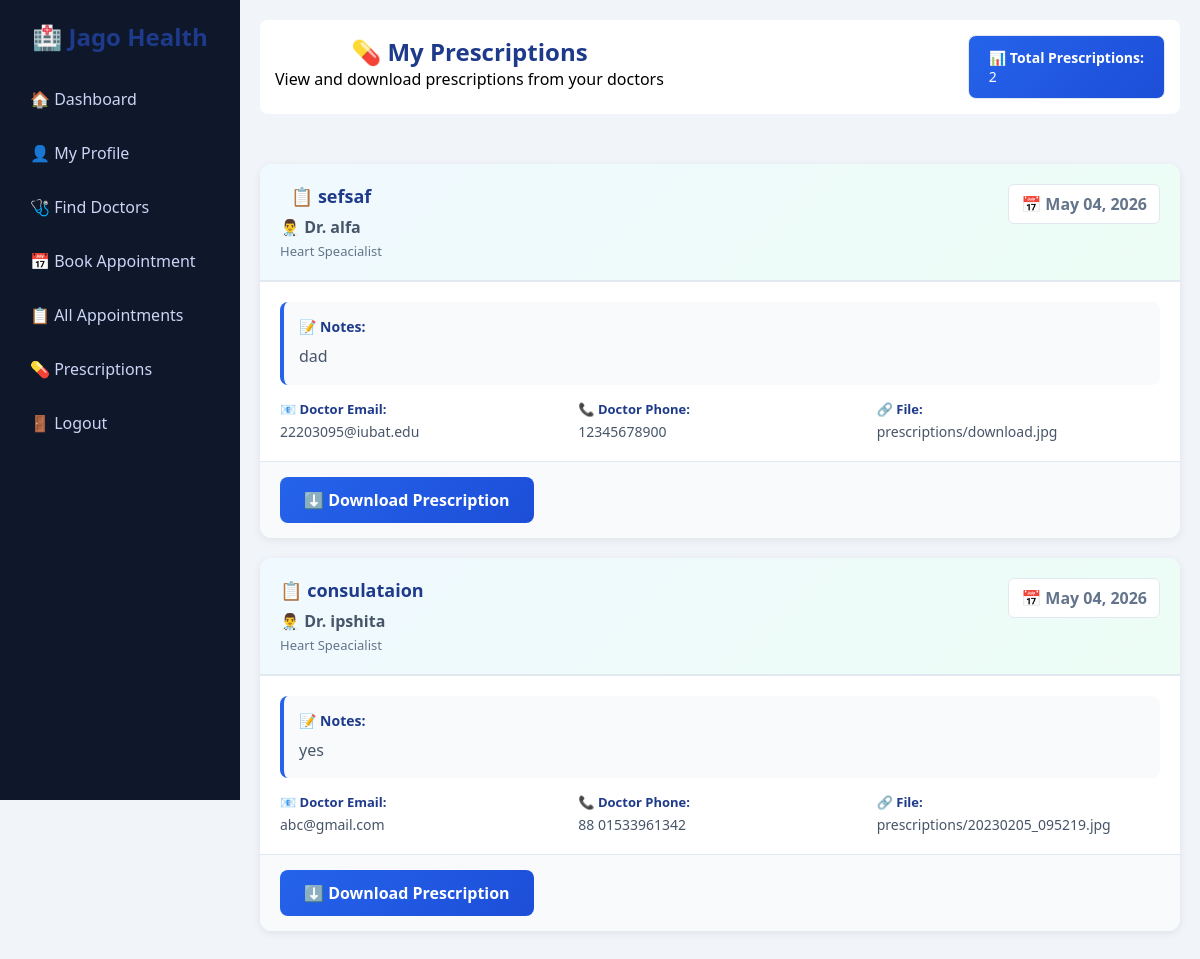
The app's page /prescriptions/ (signed in) with its own data.
### accounts/models.py (models this page shows, shortened)
class Prescription(models.Model):
    appointment = models.ForeignKey(Appointment, on_delete=models.CASCADE, related_name='prescriptions')
    doctor = models.ForeignKey(CustomUser, on_delete=models.CASCADE, related_name='prescriptions_created', limit_choices_to={'role': 'doctor'})
    patient = models.ForeignKey(CustomUser, on_delete=models.CASCADE, related_name='prescriptions_received', limit_choices_to={'role': 'patient'})
    title = models.CharField(max_length=200)
    description = models.TextField(blank=True, null=True)
    prescription_file = models.FileField(upload_to='prescriptions/')
    created_at = models.DateTimeField(auto_now_add=True)
    updated_at = models.DateTimeField(auto_now=True)
    class Meta:
        ordering = ['-created_at']

class CustomUser(AbstractUser):
    ROLE_CHOICES = (
        ('doctor', 'Doctor'),
        ('patient', 'Patient'),
        ('admin', 'Admin'),
    )
    role = models.CharField(max_length=10, choices=ROLE_CHOICES)
    phone = models.CharField(max_length=15)
    specialization = models.CharField(max_length=100, blank=True, null=True)
    age = models.IntegerField(blank=True, null=True)
    bio = models.TextField(blank=True)
    profile_image = models.ImageField(upload_to='profiles/', default='default.png')
    is_verified = models.BooleanField(default=False)

### accounts/views.py (the view)
# urls.py: path('prescriptions/', views.patient_prescriptions, name='patient_prescriptions'),
@login_required
def patient_prescriptions(request):
    prescriptions = Prescription.objects.filter(patient=request.user).order_by('-created_at')
    prescription_count = prescriptions.count()
    context = {
        'prescriptions': prescriptions,
        'prescription_count': prescription_count,
    }
    return render(request, 'patient_prescriptions.html', context)

### templates/patient_prescriptions.html (shortened to what this page needs)
{% load static %}
<!DOCTYPE html>
<html lang="en">
<head>
    <link rel="stylesheet" href="{% static 'css/style.css' %}">
    <link rel="stylesheet" href="{% static 'css/dashboard_extra.css' %}">
    <link rel="stylesheet" href="{% static 'css/appointments.css' %}">
</head>
<body>
<div class="dashboard">
    <div class="sidebar">
        <h2>🏥 Jago Health</h2>
        <ul>
            <li><a href="{% url 'patient_dashboard' %}">🏠 Dashboard</a></li>
            <li><a href="{% url 'profile' %}">👤 My Profile</a></li>
            <li><a href="{% url 'doctor_list' %}">🩺 Find Doctors</a></li>
            <li><a href="{% url 'book_appointment' %}">📅 Book Appointment</a></li>
            <li><a href="{% url 'patient_all_appointments' %}">📋 All Appointments</a></li>
            <li><a href="{% url 'patient_prescriptions' %}" class="active">💊 Prescriptions</a></li>
            <li><a href="{% url 'logout' %}">🚪 Logout</a></li>
        </ul>
    </div>
    <div class="main">
        <div class="topbar">
            <div class="topbar-content">
                <div>
                    <h2>💊 My Prescriptions</h2>
                    <p>View and download prescriptions from your doctors</p>
                </div>
                <div class="topbar-stats">
                    <span class="stat-box prescription-count">
                        <strong>📊 Total Prescriptions:</strong> {{ prescription_count }}
                    </span>
                </div>
            </div>
        </div>
        <div class="appointments-section prescriptions-section">
            {% if prescriptions %}
                <div class="prescriptions-list">
                    {% for prescription in prescriptions %}
                        <div class="prescription-card">
                            <div class="card-header prescription-header">
                                <div class="prescription-title-info">
                                    <h3>📋 {{ prescription.title }}</h3>
                                    <p class="doctor-name">👨‍⚕️ Dr. {{ prescription.doctor.first_name|default:prescription.doctor.username }}</p>
                                    <p class="doctor-spec">{{ prescription.doctor.specialization|default:"General Practitioner" }}</p>
                                </div>
                                <span class="date-badge">
                                    📅 {{ prescription.created_at|date:"M d, Y" }}
                                </span>
                            </div>
                            <div class="prescription-body">
                                {% if prescription.description %}
                                    <div class="description-box">
                                        <h4>📝 Notes:</h4>
                                        <p>{{ prescription.description }}</p>
                                    </div>
                                {% endif %}
                                <div class="prescription-meta">
                                    <div class="meta-item">
                                        <span class="meta-label">📧 Doctor Email:</span>
                                        <span class="meta-value">{{ prescription.doctor.email }}</span>
                                    </div>
                                    <div class="meta-item">
                                        <span class="meta-label">📞 Doctor Phone:</span>
                                        <span class="meta-value">{{ prescription.doctor.phone }}</span>
                                    </div>
                                    <div class="meta-item">
                                        <span class="meta-label">🔗 File:</span>
                                        <span class="meta-value">{{ prescription.prescription_file.name }}</span>
                                    </div>
                                </div>
                            </div>
                            <div class="card-actions prescription-actions">
                                <a href="{% url 'download_prescription' prescription.id %}" class="btn-download">
                                    ⬇️ Download Prescription
                                </a>
                            </div>
                        </div>
                    {% endfor %}
                </div>
            {% endif %}
        </div>
    </div>
</div>
</body>
</html>

### static/css/style.css (style rules this page uses)
* { margin: 0; padding: 0; box-sizing: border-box; }
body { font-family: 'Segoe UI', sans-serif; background: #f8fafc; }
body { font-family: 'Segoe UI', Tahoma, Geneva, Verdana, sans-serif; background: linear-gradient(to right, #dbeafe, #f0fdf4); height: 100vh; }
.dashboard { display: flex; font-family: 'Segoe UI', sans-serif; }
.sidebar { width: 230px; height: 100vh; background: #1e293b; color: white; padding: 20px; }
.sidebar h2 { text-align: center; margin-bottom: 30px; }
.sidebar ul { list-style: none; }
.sidebar ul li { margin: 15px 0; }
.sidebar ul li a { color: #cbd5f5; text-decoration: none; display: block; padding: 10px; border-radius: 6px; transition: 0.3s; }
.main { flex: 1; background: #f1f5f9; padding: 20px; }
.topbar { background: white; padding: 15px; border-radius: 8px; margin-bottom: 20px; }
.dashboard { display: flex; height: 100vh; }
.sidebar { width: 240px; background: #0f172a; color: white; padding: 20px; }
.sidebar h2 { text-align: center; margin-bottom: 25px; }
.sidebar ul li { margin: 12px 0; }
.sidebar ul li a { color: #cbd5f5; text-decoration: none; padding: 10px; display: block; border-radius: 6px; transition: 0.3s; }
.main { flex: 1; padding: 20px; background: #f1f5f9; }

### static/css/dashboard_extra.css (style rules this page uses)
body { font-family: 'Segoe UI', sans-serif; background: #f1f5f9; margin: 0; }
h2, h3 { text-align: center; color: #1e3a8a; }

### static/css/appointments.css (style rules this page uses)
.appointments-section { padding: 30px 0; }
.card-header { background: linear-gradient(135deg, #f0f9ff 0%, #ecfdf5 100%); padding: 20px; display: flex; justify-content: space-between; align-items: flex-start; border-bottom: 2px solid #e2e8f0; }
.card-actions { padding: 15px 20px; background: #f8fafc; border-top: 1px solid #e2e8f0; display: flex; gap: 10px; flex-wrap: wrap; }
.topbar-content { display: flex; justify-content: space-between; align-items: flex-start; gap: 20px; }
.topbar-stats { display: flex; gap: 15px; flex-wrap: wrap; }
.stat-box { background: linear-gradient(135deg, #f0f9ff 0%, #ecfdf5 100%); padding: 12px 20px; border-radius: 8px; color: #1e3a8a; font-size: 14px; border: 1px solid #e2e8f0; }
.stat-box strong { display: block; color: #1e3a8a; font-weight: 600; }

### templates/patient_prescriptions.html (style rules this page uses)
.prescription-count { background: linear-gradient(135deg, #2563eb 0%, #1d4ed8 100%); color: white; padding: 12px 20px; border-radius: 8px; }
.prescription-count strong { color: white; }
.prescriptions-list { display: flex; flex-direction: column; gap: 20px; }
.prescription-card { background: white; border-radius: 12px; box-shadow: 0 2px 8px rgba(0,0,0,0.08); overflow: hidden; transition: all 0.3s ease; }
.prescription-header { background: linear-gradient(135deg, #f0f9ff 0%, #ecfdf5 100%); padding: 20px; display: flex; justify-content: space-between; align-items: flex-start; border-bottom: 2px solid #e2e8f0; }
.prescription-title-info h3 { color: #1e3a8a; margin-bottom: 8px; font-size: 18px; }
.doctor-name { color: #475569; font-weight: 600; margin-bottom: 4px; }
.doctor-spec { color: #64748b; font-size: 13px; }
.date-badge { background: white; padding: 8px 12px; border-radius: 6px; color: #64748b; font-weight: 600; white-space: nowrap; border: 1px solid #e2e8f0; }
.prescription-body { padding: 20px; }
.description-box { background: #f8fafc; padding: 15px; border-left: 4px solid #2563eb; border-radius: 8px; margin-bottom: 15px; }
.description-box h4 { color: #1e3a8a; margin-bottom: 8px; font-size: 14px; }
.description-box p { color: #475569; line-height: 1.6; }
.prescription-meta { display: grid; grid-template-columns: repeat(auto-fit, minmax(200px, 1fr)); gap: 15px; }
.meta-item { display: flex; flex-direction: column; gap: 4px; }
.meta-label { font-weight: 600; color: #1e3a8a; font-size: 13px; }
.meta-value { color: #475569; font-size: 14px; }
.prescription-actions { padding: 15px 20px; background: #f8fafc; border-top: 1px solid #e2e8f0; }
.btn-download { display: inline-block; background: linear-gradient(135deg, #2563eb 0%, #1d4ed8 100%); color: white; padding: 12px 24px; border-radius: 8px; text-decoration: none; font-weight: 600; transition: all 0.3s ease; border: none; cursor: pointer; }

### records on screen
Prescription: title "sefsaf", doctor.first_name "alfa", doctor.specialization "Heart Speacialist", created_at "May 04, 2026", description "dad", doctor.email "22203095@iubat.edu", doctor.phone "12345678900", prescription_file.name "prescriptions/download.jpg"
Prescription: title "consulataion", doctor.first_name "ipshita", doctor.specialization "Heart Speacialist", created_at "May 04, 2026", description "yes", doctor.email "abc@gmail.com", doctor.phone "88 01533961342", prescription_file.name "prescriptions/20230205_095219.jpg"

### other values on screen
{{ prescription_count }} "2"
